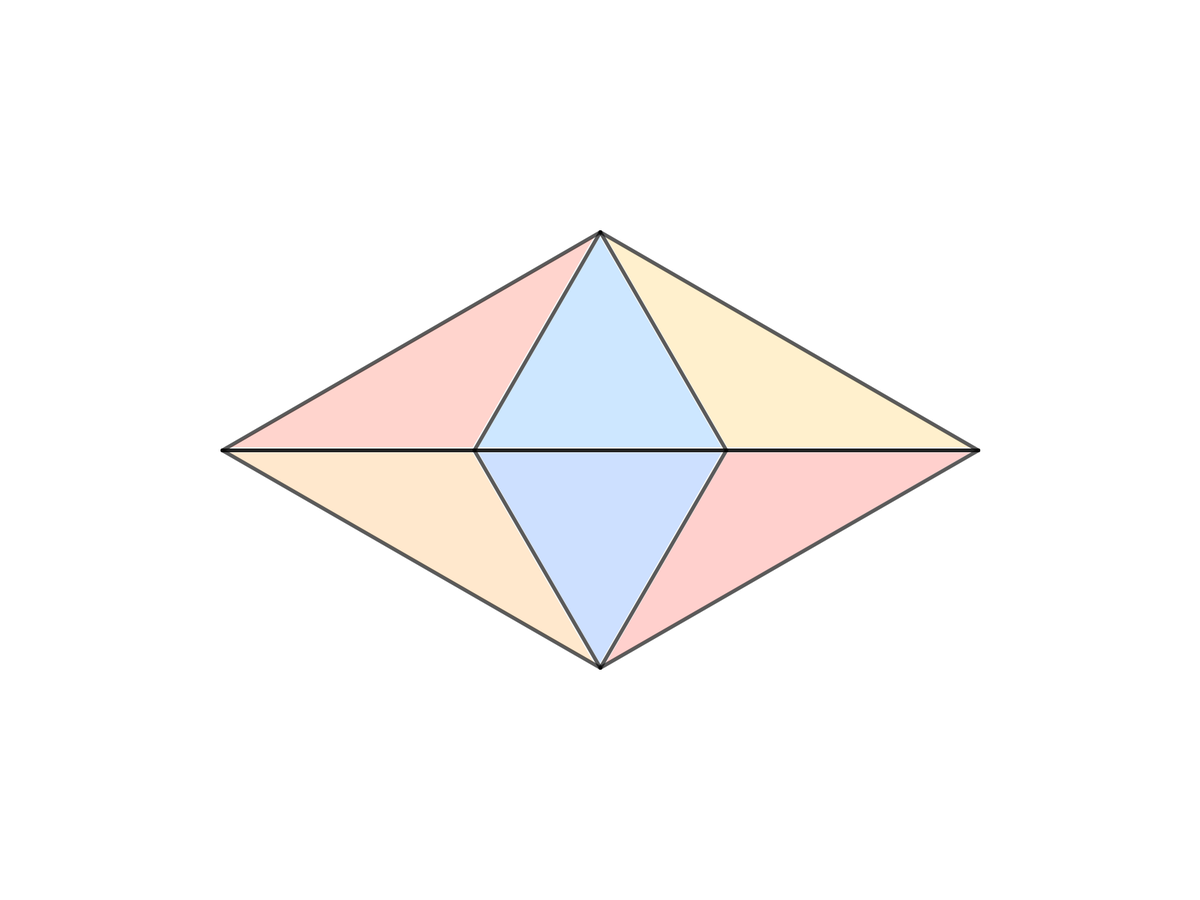
Frame 1 (no input)
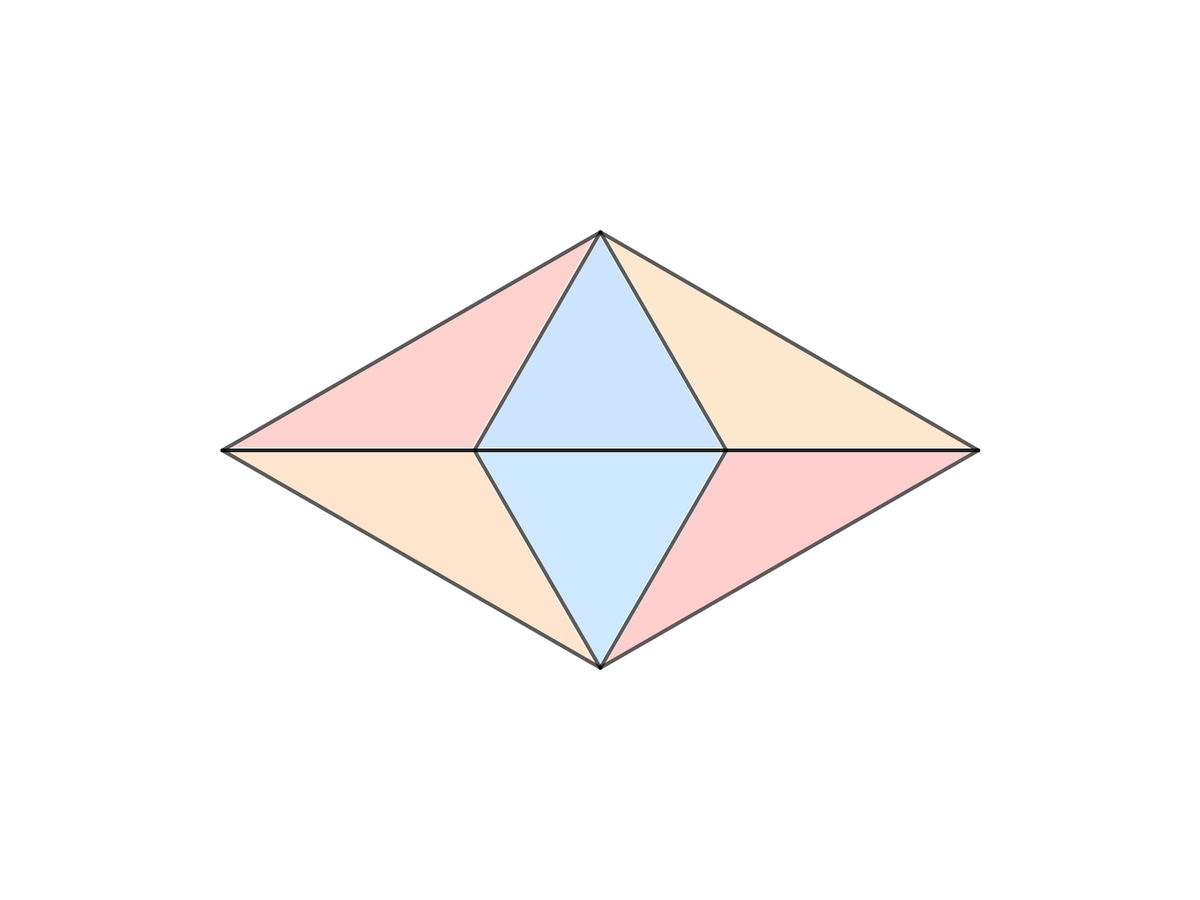
Frame 2 (the mouse pressed at the canvas centre, redrawn once)

The Processing sketch that drew these frames (run headless with seeded random() and noise(); the mouse was pressed at the canvas centre and the sketch redrawn once):

// Processing sketch: Koch_Window
// ── Koch_Window.pde
// By Metamere
// May 26, 2022
// Weekly Creative Coding Challenge
// Topic: Stained Glass

// Modified from code taken from example 8.14 in: 
// The Nature of Code
// Daniel Shiffman
// http://natureofcode.com

ArrayList<KochLine> lines;
int transmit, total, num;
float line_transmit = .75;
int background_transmit = 1;
int recursion_limit = 9;
float SW, scale, x1, x2, main_scale,left_bound,right_bound;
PVector centroid, a2, b2, c2;
float scale_factor;
boolean save;
  
void setup() {
  fullScreen();
  //size(4800, 2700);
  smooth();
  colorMode(HSB);
  centroid = new PVector(0,0);
  total = 2;
  main_scale = .815; // for 16:9 monitor, .815 is a good fit vertically at the max recursion level
  scale_factor = .035;
  SW = 10;
}

void draw() {

  background(background_transmit*255);
  right_bound = width*main_scale;
  left_bound = width*(1-main_scale);
  for (int set = 0; set < 2; set++) {
    for (int n = 1; n < total; n++) {
      lines = new ArrayList<KochLine>();
      if (set == 0){
        x1 = left_bound;
        x2 = right_bound;
      }else{
        x1 = right_bound;
        x2 = left_bound;
      }  
      PVector start = new PVector(x1, height*.5);
      PVector end   = new PVector(x2, height*.5);
      lines.add(new KochLine(start, end));
      for (int i = 0; i < n; i++) {
        generate(n);
      }
  
      for (KochLine l : lines) {
        l.display();
      }
    }
  }
  if (save) save("Koch_Window.png");
  save = false;
  
  noLoop();
}

void generate(int level) {
  ArrayList next = new ArrayList<KochLine>();
  for (KochLine l : lines) {

    PVector a = l.kochA();                 
    PVector b = l.kochB();
    PVector c = l.kochC();
    PVector d = l.kochD();
    PVector e = l.kochE();
    
    float ratio = (level+0.0)/total;
    //print(ratio + " ");
    noStroke();
    scale = scale_factor*level;
    transmit = int(100*(1-ratio));
    fill(0+random(10),255,255,transmit);    
    make_triangle(a, b, c, scale);
    fill(150+random(-5,5),255,255,transmit);
    make_triangle(b, c, d, scale);
    fill(25+random(-5,5),255,255,transmit);
    make_triangle(c, d, e, scale);

    stroke(0,0,5*level,line_transmit*(255-30*level));
    strokeWeight(SW*(1-ratio));
    next.add(new KochLine(a, b));
    next.add(new KochLine(a, c));
    next.add(new KochLine(b, c));
    next.add(new KochLine(b, d));
    next.add(new KochLine(c, d));
    next.add(new KochLine(c, e));
    next.add(new KochLine(d, e));

  }
  lines = next;
}

void make_triangle(PVector a, PVector b, PVector c, float scale) {
  
  centroid.set((a.x + b.x + c.x )/3, (a.y + b.y + c.y)/3);

  a2 = PVector.lerp(a,centroid,scale);
  b2 = PVector.lerp(b,centroid,scale);
  c2 = PVector.lerp(c,centroid,scale);
  triangle(a2.x, a2.y, b2.x, b2.y, c2.x, c2.y);
}

void keyPressed(){
  if (keyCode == LEFT){      scale_factor -= .005;}
  else if(keyCode == RIGHT){ scale_factor += .005;}
  if (keyCode == DOWN){    main_scale = max(.815+min(scale_factor,0), main_scale - .05);}
  else if (keyCode == UP){ main_scale = min(3, main_scale + .05);}
  else if( key == 'b'){ background_transmit = 1 - background_transmit;}
  else if( key == 'k'){ line_transmit = max(0,line_transmit - .025);}
  else if( key == 'l'){ line_transmit = min(1,line_transmit + .025);}
  else if(key == 'i'){ SW = max(.5,SW - 1);}
  else if(key == 'o'){ SW += 1;}
  else if(key == 's'){ save = true;} 
  num = int(key)-48;
  if( num <= 9 && num >= 2 ){  
    total = num;
    print("recursion level = " + str(total) + "\n");
  }
  loop();
}

// ── KochLine.pde
// The Nature of Code
// Daniel Shiffman
// http://natureofcode.com

// Koch Curve

// A class to describe one line segment in the fractal
// Includes methods to calculate midPVectors along the line according to the Koch algorithm

class KochLine {

  // Two PVectors,
  // a is the "left" PVector and 
  // b is the "right PVector
  PVector start;
  PVector end;

  KochLine(PVector a, PVector b) {
    start = a.copy();
    end = b.copy();
  }

  void display() {
    line(start.x, start.y, end.x, end.y);
  }

  PVector kochA() {
    return start.copy();
  }


  // This is easy, just 1/3 of the way
  PVector kochB() {
    PVector v = PVector.sub(end, start);
    v.div(3);
    v.add(start);
    return v;
  }    

  // More complicated, have to use a little trig to figure out where this PVector is!
  PVector kochC() {
    PVector a = start.copy(); // Start at the beginning
    
    PVector v = PVector.sub(end, start);
    v.div(3);
    a.add(v);  // Move to point B

    rotate(v, -radians(60)); // Rotate 60 degrees
    a.add(v);  // Move to point C

    return a;
  }    

  // Easy, just 2/3 of the way
  PVector kochD() {
    PVector v = PVector.sub(end, start);
    v.mult(2/3.0);
    v.add(start);
    return v;
  }

  PVector kochE() {
    return end.copy();
  }
}

public void rotate(PVector v, float theta) {
  float xTemp = v.x;
  // Might need to check for rounding errors like with angleBetween function?
  v.x = v.x*PApplet.cos(theta) - v.y*PApplet.sin(theta);
  v.y = xTemp*PApplet.sin(theta) + v.y*PApplet.cos(theta);
}
